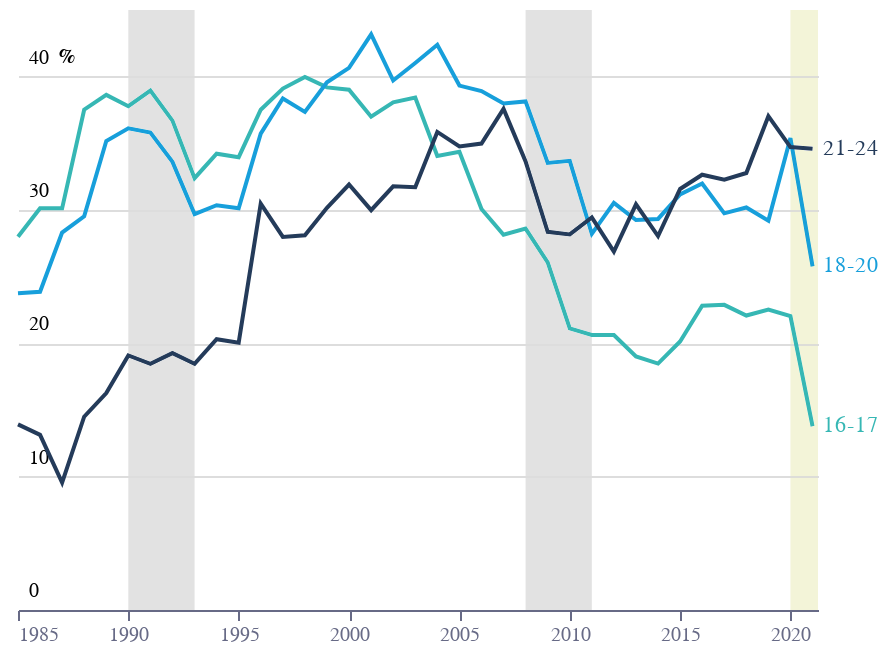

The notebook cell this image was saved under:
### Code cell
base = alt.Chart(f2).encode(
    x=alt.X(
        "date:T",
        title="",
        axis=alt.Axis(
            grid=False,
            title="",
            titleAnchor="end",
            titleY=-15,
            labelColor=colors["eco-gray"],
            titleColor=colors["eco-gray"],
            tickColor=colors["eco-gray"],
            domainColor=colors["eco-gray"],
        ),
    ),
    y=alt.Y(
        "value:Q",
        title="",
        axis=alt.Axis(
            title="%",
            domain=False,
            ticks=False,
            labelAlign="left",
            labelBaseline="middle",
            labelPadding=-5,
            labelOffset=-10,
            titleX=20,
            titleY=28,
            titleAngle=0,
            titleFontSize=10,
            titleAlign="left",
            tickCount=5,
            format=".0f",
        ),
    ),
    color=alt.Color(
        "students:N",
        scale=alt.Scale(
            range=[
                colors["eco-turquiose"],
                colors["eco-light-blue"],
                colors["eco-blue"],
            ]
        ),
        legend=None,
    ),
)
line = base.mark_line()
text = (
    base.mark_text(align="left", xOffset=5)
    .encode(text="students:N")
    .transform_filter("year(datum.date)==2021")
)
yAxis = (
    alt.Chart(pd.DataFrame([{"value": 0}]))
    .mark_rule(size=0)
    .encode(
        x=alt.X("value:Q"),
    )
)
rect = (
    alt.Chart(dr)
    .mark_rect(blend="darken")
    .encode(
        x="start:T",
        x2="end:T",
        color=alt.Color("color:N", scale=None),
    )
)
layer = (
    (line + text + rect)
    .configure_view(stroke=None)
    .properties(title="")
    .properties(height=300, width=400)
)
layer.save("visualisation/" + f + ".json")
layer

### Figure 1 — Vega-Lite specification as saved in the notebook (floating-point values rounded to 4 significant figures)
{"config": {"view": {"continuousWidth": 400, "continuousHeight": 300, "stroke": null}}, "layer": [{"mark": "line", "encoding": {"color": {"type": "nominal", "field": "students", "legend": null, "scale": {"range": ["#36B7B4", "#179FDB", "#243B5A"]}}, "x": {"type": "temporal", "axis": {"domainColor": "#676A86", "grid": false, "labelColor": "#676A86", "tickColor": "#676A86", "title": "", "titleAnchor": "end", "titleColor": "#676A86", "titleY": -15}, "field": "date", "title": ""}, "y": {"type": "quantitative", "axis": {"domain": false, "format": ".0f", "labelAlign": "left", "labelBaseline": "middle", "labelOffset": -10, "labelPadding": -5, "tickCount": 5, "ticks": false, "title": "%", "titleAlign": "left", "titleAngle": 0, "titleFontSize": 10, "titleX": 20, "titleY": 28}, "field": "value", "title": ""}}}, {"mark": {"type": "text", "align": "left", "xOffset": 5}, "encoding": {"color": {"type": "nominal", "field": "students", "legend": null, "scale": {"range": ["#36B7B4", "#179FDB", "#243B5A"]}}, "text": {"type": "nominal", "field": "students"}, "x": {"type": "temporal", "axis": {"domainColor": "#676A86", "grid": false, "labelColor": "#676A86", "tickColor": "#676A86", "title": "", "titleAnchor": "end", "titleColor": "#676A86", "titleY": -15}, "field": "date", "title": ""}, "y": {"type": "quantitative", "axis": {"domain": false, "format": ".0f", "labelAlign": "left", "labelBaseline": "middle", "labelOffset": -10, "labelPadding": -5, "tickCount": 5, "ticks": false, "title": "%", "titleAlign": "left", "titleAngle": 0, "titleFontSize": 10, "titleX": 20, "titleY": 28}, "field": "value", "title": ""}}, "transform": [{"filter": "year(datum.date)==2021"}]}, {"data": {"name": "data-902f46d300f94b444937a3ef623aa295"}, "mark": {"type": "rect", "blend": "darken"}, "encoding": {"color": {"type": "nominal", "field": "color", "scale": null}, "x": {"type": "temporal", "field": "start"}, "x2": {"field": "end"}}}], "data": {"name": "data-0894c261088e191d5e43503272e64b91"}, "height": 300, "title": "", "width": 400, "$schema": "https://vega.github.io/schema/vega-lite/v4.8.1.json", "datasets": {"data-0894c261088e191d5e43503272e64b91": [{"date": "1985-01-01T00:00:00", "students": "16-17", "value": 27.99}, {"date": "1985-01-01T00:00:00", "students": "18-20", "value": 23.76}, {"date": "1985-01-01T00:00:00", "students": "21-24", "value": 13.92}, {"date": "1986-01-01T00:00:00", "students": "16-17", "value": 30.13}, {"date": "1986-01-01T00:00:00", "students": "18-20", "value": 23.87}, {"date": "1986-01-01T00:00:00", "students": "21-24", "value": 13.14}, {"date": "1987-01-01T00:00:00", "students": "16-17", "value": 30.12}, {"date": "1987-01-01T00:00:00", "students": "18-20", "value": 28.31}, {"date": "1987-01-01T00:00:00", "students": "21-24", "value": 9.558}, {"date": "1988-01-01T00:00:00", "students": "16-17", "value": 37.52}, {"date": "1988-01-01T00:00:00", "students": "18-20", "value": 29.53}, {"date": "1988-01-01T00:00:00", "students": "21-24", "value": 14.5}, {"date": "1989-01-01T00:00:00", "students": "16-17", "value": 38.63}, {"date": "1989-01-01T00:00:00", "students": "18-20", "value": 35.18}, {"date": "1989-01-01T00:00:00", "students": "21-24", "value": 16.27}, {"date": "1990-01-01T00:00:00", "students": "16-17", "value": 37.79}, {"date": "1990-01-01T00:00:00", "students": "18-20", "value": 36.13}, {"date": "1990-01-01T00:00:00", "students": "21-24", "value": 19.09}, {"date": "1991-01-01T00:00:00", "students": "16-17", "value": 38.96}, {"date": "1991-01-01T00:00:00", "students": "18-20", "value": 35.8}, {"date": "1991-01-01T00:00:00", "students": "21-24", "value": 18.46}, {"date": "1992-01-01T00:00:00", "students": "16-17", "value": 36.7}, {"date": "1992-01-01T00:00:00", "students": "18-20", "value": 33.61}, {"date": "1992-01-01T00:00:00", "students": "21-24", "value": 19.27}, {"date": "1993-01-01T00:00:00", "students": "16-17", "value": 32.39}, {"date": "1993-01-01T00:00:00", "students": "18-20", "value": 29.7}, {"date": "1993-01-01T00:00:00", "students": "21-24", "value": 18.47}, {"date": "1994-01-01T00:00:00", "students": "16-17", "value": 34.23}, {"date": "1994-01-01T00:00:00", "students": "18-20", "value": 30.36}, {"date": "1994-01-01T00:00:00", "students": "21-24", "value": 20.31}, {"date": "1995-01-01T00:00:00", "students": "16-17", "value": 33.96}, {"date": "1995-01-01T00:00:00", "students": "18-20", "value": 30.12}, {"date": "1995-01-01T00:00:00", "students": "21-24", "value": 20.05}, {"date": "1996-01-01T00:00:00", "students": "16-17", "value": 37.52}, {"date": "1996-01-01T00:00:00", "students": "18-20", "value": 35.73}, {"date": "1996-01-01T00:00:00", "students": "21-24", "value": 30.47}, {"date": "1997-01-01T00:00:00", "students": "16-17", "value": 39.11}, {"date": "1997-01-01T00:00:00", "students": "18-20", "value": 38.37}, {"date": "1997-01-01T00:00:00", "students": "21-24", "value": 27.98}, {"date": "1998-01-01T00:00:00", "students": "16-17", "value": 39.98}, {"date": "1998-01-01T00:00:00", "students": "18-20", "value": 37.36}, {"date": "1998-01-01T00:00:00", "students": "21-24", "value": 28.1}, {"date": "1999-01-01T00:00:00", "students": "16-17", "value": 39.19}, {"date": "1999-01-01T00:00:00", "students": "18-20", "value": 39.58}, {"date": "1999-01-01T00:00:00", "students": "21-24", "value": 30.16}, {"date": "2000-01-01T00:00:00", "students": "16-17", "value": 39.02}, {"date": "2000-01-01T00:00:00", "students": "18-20", "value": 40.66}, {"date": "2000-01-01T00:00:00", "students": "21-24", "value": 31.91}, {"date": "2001-01-01T00:00:00", "students": "16-17", "value": 37.0}, {"date": "2001-01-01T00:00:00", "students": "18-20", "value": 43.18}, {"date": "2001-01-01T00:00:00", "students": "21-24", "value": 29.99}, {"date": "2002-01-01T00:00:00", "students": "16-17", "value": 38.08}, {"date": "2002-01-01T00:00:00", "students": "18-20", "value": 39.71}, {"date": "2002-01-01T00:00:00", "students": "21-24", "value": 31.78}, {"date": "2003-01-01T00:00:00", "students": "16-17", "value": 38.43}, {"date": "2003-01-01T00:00:00", "students": "18-20", "value": 41.03}, {"date": "2003-01-01T00:00:00", "students": "21-24", "value": 31.71}, {"date": "2004-01-01T00:00:00", "students": "16-17", "value": 34.05}, {"date": "2004-01-01T00:00:00", "students": "18-20", "value": 42.39}, {"date": "2004-01-01T00:00:00", "students": "21-24", "value": 35.86}, {"date": "2005-01-01T00:00:00", "students": "16-17", "value": 34.37}, {"date": "2005-01-01T00:00:00", "students": "18-20", "value": 39.33}, {"date": "2005-01-01T00:00:00", "students": "21-24", "value": 34.77}, {"date": "2006-01-01T00:00:00", "students": "16-17", "value": 30.07}, {"date": "2006-01-01T00:00:00", "students": "18-20", "value": 38.92}, {"date": "2006-01-01T00:00:00", "students": "21-24", "value": 34.99}, {"date": "2007-01-01T00:00:00", "students": "16-17", "value": 28.15}, {"date": "2007-01-01T00:00:00", "students": "18-20", "value": 37.99}, {"date": "2007-01-01T00:00:00", "students": "21-24", "value": 37.58}, {"date": "2008-01-01T00:00:00", "students": "16-17", "value": 28.6}, {"date": "2008-01-01T00:00:00", "students": "18-20", "value": 38.14}, {"date": "2008-01-01T00:00:00", "students": "21-24", "value": 33.64}, {"date": "2009-01-01T00:00:00", "students": "16-17", "value": 26.08}, {"date": "2009-01-01T00:00:00", "students": "18-20", "value": 33.53}, {"date": "2009-01-01T00:00:00", "students": "21-24", "value": 28.36}, {"date": "2010-01-01T00:00:00", "students": "16-17", "value": 21.12}, {"date": "2010-01-01T00:00:00", "students": "18-20", "value": 33.69}, {"date": "2010-01-01T00:00:00", "students": "21-24", "value": 28.17}, {"date": "2011-01-01T00:00:00", "students": "16-17", "value": 20.63}, {"date": "2011-01-01T00:00:00", "students": "18-20", "value": 28.21}, {"date": "2011-01-01T00:00:00", "students": "21-24", "value": 29.44}, {"date": "2012-01-01T00:00:00", "students": "16-17", "value": 20.62}, {"date": "2012-01-01T00:00:00", "students": "18-20", "value": 30.53}, {"date": "2012-01-01T00:00:00", "students": "21-24", "value": 26.88}, {"date": "2013-01-01T00:00:00", "students": "16-17", "value": 19.01}, {"date": "2013-01-01T00:00:00", "students": "18-20", "value": 29.25}, {"date": "2013-01-01T00:00:00", "students": "21-24", "value": 30.42}, {"date": "2014-01-01T00:00:00", "students": "16-17", "value": 18.48}, {"date": "2014-01-01T00:00:00", "students": "18-20", "value": 29.33}, {"date": "2014-01-01T00:00:00", "students": "21-24", "value": 28.05}, {"date": "2015-01-01T00:00:00", "students": "16-17", "value": 20.14}, {"date": "2015-01-01T00:00:00", "students": "18-20", "value": 31.16}, {"date": "2015-01-01T00:00:00", "students": "21-24", "value": 31.58}, {"date": "2016-01-01T00:00:00", "students": "16-17", "value": 22.83}, {"date": "2016-01-01T00:00:00", "students": "18-20", "value": 31.99}, {"date": "2016-01-01T00:00:00", "students": "21-24", "value": 32.65}, {"date": "2017-01-01T00:00:00", "students": "16-17", "value": 22.89}, {"date": "2017-01-01T00:00:00", "students": "18-20", "value": 29.75}, {"date": "2017-01-01T00:00:00", "students": "21-24", "value": 32.28}, {"date": "2018-01-01T00:00:00", "students": "16-17", "value": 22.08}, {"date": "2018-01-01T00:00:00", "students": "18-20", "value": 30.19}, {"date": "2018-01-01T00:00:00", "students": "21-24", "value": 32.77}, {"date": "2019-01-01T00:00:00", "students": "16-17", "value": 22.53}, {"date": "2019-01-01T00:00:00", "students": "18-20", "value": 29.2}, {"date": "2019-01-01T00:00:00", "students": "21-24", "value": 37.04}, {"date": "2020-01-01T00:00:00", "students": "16-17", "value": 22.04}, {"date": "2020-01-01T00:00:00", "students": "18-20", "value": 35.4}, {"date": "2020-01-01T00:00:00", "students": "21-24", "value": 34.72}, {"date": "2021-01-01T00:00:00", "students": "16-17", "value": 13.78}, {"date": "2021-01-01T00:00:00", "students": "18-20", "value": 25.77}, {"date": "2021-01-01T00:00:00", "students": "21-24", "value": 34.59}], "data-902f46d300f94b444937a3ef623aa295": [{"start": "1990-01-01", "end": "1993-01-01", "event": "recession", "color": "#E2E2E2"}, {"start": "2008-01-01", "end": "2011-01-01", "event": "recession", "color": "#E2E2E2"}, {"start": "2020-01-01", "end": "2021-04-01", "event": "covid", "color": "#F3F4D8"}]}}
